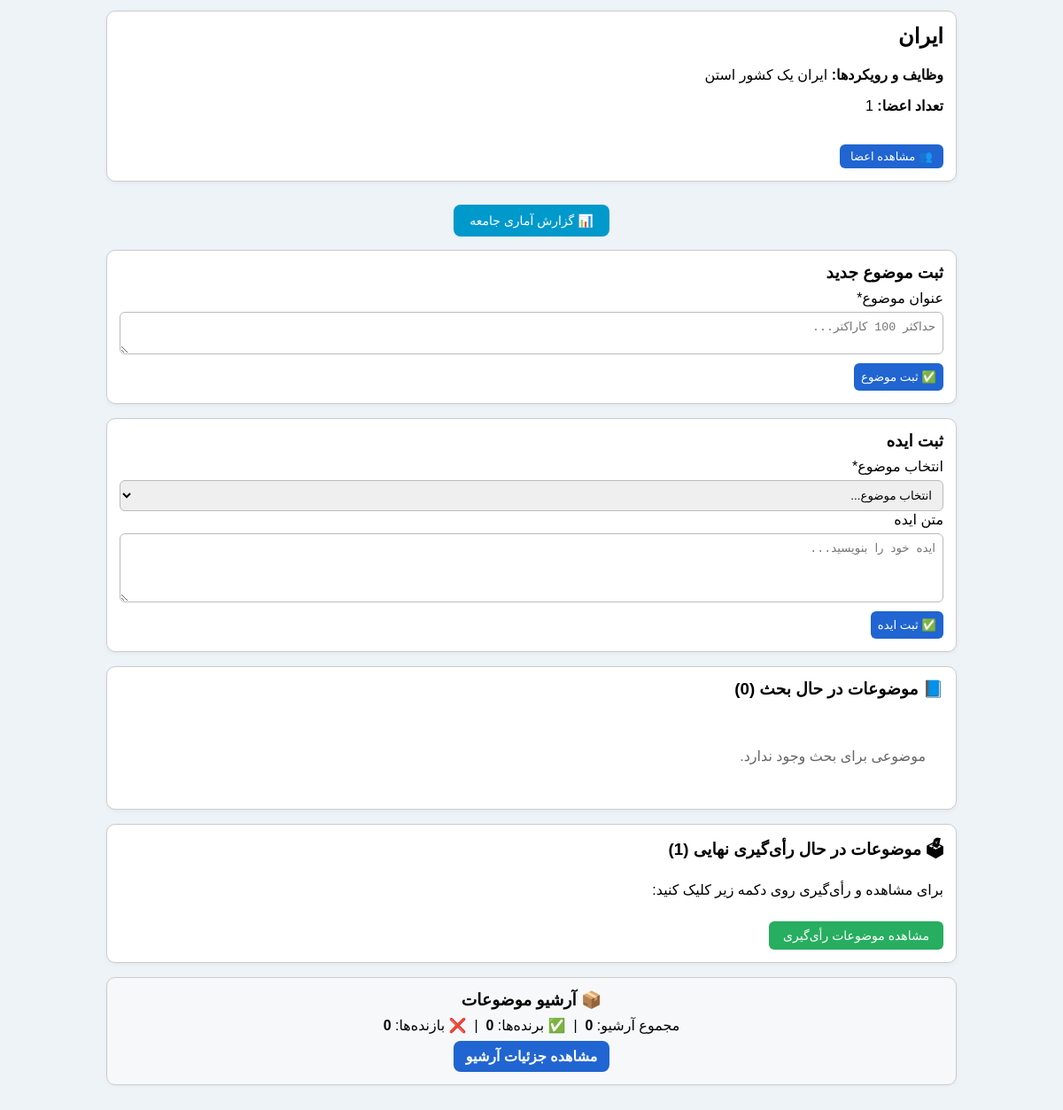
The page /community.php?id=20 (signed in) on the database its author committed.
### tables this page shows
CREATE TABLE `communities` (
  `id` int(11) NOT NULL,
  `name` varchar(255) NOT NULL,
  `approach` text NOT NULL,
  `description` text DEFAULT NULL,
  `creator_id` int(11) NOT NULL,
  `members_count` int(11) DEFAULT 0,
  `created_at` timestamp NOT NULL DEFAULT current_timestamp()
);

### community.php (the view, shortened to what this page needs)
<?php
include __DIR__ . "/db.php";
$community_id = isset($_GET['id']) ? (int)$_GET['id'] : 0;
$community = null;
if ($community_id > 0) {
    $cstmt = $conn->prepare("SELECT * FROM communities WHERE id=?");
    $cstmt->bind_param("i", $community_id);
    $cstmt->execute();
    $community = $cstmt->get_result()->fetch_assoc();
}
?>
<!DOCTYPE html>
<html lang="fa" dir="rtl">
<head>
</head>
<body>
<div class="container">
<?php if ($community): ?>
<div class="box community-header">
  <h2><?=htmlspecialchars($community['name'])?></h2>
  <p><strong>وظایف و رویکردها:</strong> <?=nl2br(htmlspecialchars($community['approach'] ?? 'بدون توضیحات'))?></p>
  <p><strong>تعداد اعضا:</strong> <?= (int)$community['members_count'] ?></p>
  <div class="members-dropdown">
    <button class="members-button">👥 مشاهده اعضا</button>
  </div>
</div>
<div style="text-align:center; margin:15px 0;">
  <a href="community_stats.php?community_id=<?= $community['id'] ?>">
    <button style="background:#0099cc;color:#fff;border:none;padding:10px 18px;border-radius:8px;font-size:14px;cursor:pointer;">
      📊 گزارش آماری جامعه
    </button>
  </a>
</div>
<div class="card-form topic-form">
  <h3>ثبت موضوع جدید</h3>
  <form action="add_topic.php" method="post">
    <label>عنوان موضوع*</label>
   <textarea name="topic_title" rows="2" maxlength="100" placeholder="حداکثر 100 کاراکتر..." required></textarea>
    <button type="submit">✅ ثبت موضوع</button>
  </form>
</div>
<div class="card-form idea-form">
  <h3>ثبت ایده</h3>
  <form action="add_idea.php" method="post">
    <label>انتخاب موضوع*</label>
    <select name="topic_id" required>
      <option value="">انتخاب موضوع...</option>
    </select>
    <label>متن ایده</label>
    <textarea name="idea_text" rows="4" required placeholder="ایده خود را بنویسید..."></textarea>
    <button type="submit">✅ ثبت ایده</button>
  </form>
</div>
<?php
$topics_count_q = $conn->prepare("SELECT COUNT(*) AS cnt FROM topics WHERE community_id=? AND closed=0");
$topics_count_q->bind_param("i", $community['id']);
$topics_count_q->execute();
$topics_count_res = $topics_count_q->get_result()->fetch_assoc();
$topics_count = (int)$topics_count_res['cnt'];
?>
<div class="box">
<h3>📘 موضوعات در حال بحث (<?= $topics_count ?>)</h3>
<div id="topics-wrapper" style="max-height:540px; overflow-y:auto; padding:10px;">
<?php
$topics_list = $conn->prepare("
    SELECT t.*,
           COUNT(tp.user_id) AS total_priority
    FROM topics t
    LEFT JOIN topic_priority_votes tp ON t.id=tp.topic_id
    WHERE t.community_id=? AND t.closed=0
    GROUP BY t.id
    ORDER BY total_priority DESC, t.id ASC
");
$topics_list->bind_param("i", $community['id']);
$topics_list->execute();
$topics_res2 = $topics_list->get_result();
if($topics_res2->num_rows == 0){
    echo "<p style='padding:10px;color:#666'>موضوعی برای بحث وجود ندارد.</p>";
}
?>
</div>
</div>
<?php
$vote_count_q = $conn->prepare("
    SELECT COUNT(*) AS cnt
    FROM topics
    WHERE community_id = ?
      AND closed = 1
      AND id IN (SELECT topic_id FROM topic_final_votes)
");
$vote_count_q->bind_param("i", $community['id']);
$vote_count_q->execute();
$vote_count_res = $vote_count_q->get_result()->fetch_assoc();
$vote_count = (int)$vote_count_res['cnt'];
?>
<div class="box">
  <h3>🗳 موضوعات در حال رأی‌گیری نهایی (<?= $vote_count ?>)</h3>
  <p>برای مشاهده و رأی‌گیری روی دکمه زیر کلیک کنید:</p>
  <a href="votes.php?community_id=<?= $community['id'] ?>">
    <button style="padding:8px 16px; font-size:14px; border-radius:6px; background:#27ae60; color:#fff; border:none; cursor:pointer;">
      مشاهده موضوعات رأی‌گیری
    </button>
  </a>
</div>
<?php
$arch_stats_q = $conn->prepare("
    SELECT t.id,
           SUM(CASE WHEN IFNULL(vb.total_votes,0)>0 AND (vb.yes_votes/vb.total_votes)*100 > 50 THEN 1 ELSE 0 END) AS winners,
           SUM(CASE WHEN IFNULL(vb.total_votes,0)=0 OR (vb.yes_votes/vb.total_votes)*100 <= 50 THEN 1 ELSE 0 END) AS losers,
           COUNT(*) AS total
    FROM topics t
    LEFT JOIN (
        SELECT topic_id,
               SUM(CASE WHEN vote_type='yes' THEN 1 ELSE 0 END) AS yes_votes,
               COUNT(*) AS total_votes
        FROM topic_voting_ballots
        GROUP BY topic_id
    ) vb ON vb.topic_id = t.id
    WHERE t.community_id=? AND t.closed=2
");
$arch_stats_q->bind_param("i", $community_id);
$arch_stats_q->execute();
$arch_stats = $arch_stats_q->get_result()->fetch_assoc();
$total_archived = (int)$arch_stats['total'];
$winners_count = (int)$arch_stats['winners'];
$losers_count  = (int)$arch_stats['losers'];
?>
<div class="card">
    <h3 style="margin:0 0 8px 0">📦 آرشیو موضوعات</h3>
    <div class="small" style="margin-bottom:8px">
        مجموع آرشیو: <strong><?= $total_archived ?></strong> &nbsp;|&nbsp;
        ✅ برنده‌ها: <strong><?= $winners_count ?></strong> &nbsp;|&nbsp;
        ❌ بازنده‌ها: <strong><?= $losers_count ?></strong>
    </div>
    <a href="archived_topics.php?community_id=<?= $community_id ?>" style="display:inline-block;padding:8px 14px;background:#2065d1;color:#fff;border-radius:8px;text-decoration:none;font-weight:bold">
        مشاهده جزئیات آرشیو
    </a>
</div>
<?php else: ?>
<div class="box">
  <p style="color:red">هیچ جامعه‌ای انتخاب نشده است.</p>
</div>
<?php endif; ?>
</div>
</body>
</html>

### community.php (style rules this page uses)
body { font-family:tahoma, Arial, sans-serif;background:#eef3f8;margin:0;padding:12px; }
.container { max-width:960px;margin:0 auto;padding:0 6px; }
.box, .card-form, .card { background:#fff;border:1px solid #ccc;border-radius:10px;padding:14px;margin-bottom:16px;box-shadow:0 2px 5px rgba(0,0,0,0.05); }
h2,h3 { margin-top:0; }
input,select,textarea,button { box-sizing:border-box; }
input[type=text], input[type=number], textarea, select { width:100%;padding:8px;margin-top:6px;border-radius:6px;border:1px solid #bbb; }
button { background:#2065d1;color:#fff;cursor:pointer;border:none;margin-top:10px;border-radius:6px;padding:8px; }
a { text-decoration:none;color:#2065d1;font-weight:bold; }
textarea { resize:vertical; }
.members-dropdown { position:relative;display:inline-block;margin-top:8px; }
.members-button { background:#2065d1;color:#fff;border:none;padding:6px 12px;border-radius:6px;cursor:pointer;font-size:13px; }
.card-form h3 { margin-top:0;margin-bottom:8px; }
.card-form input,.card-form select,.card-form textarea,.card-form button { margin-top:6px; }
.card { background:#f7f8fa;border:1px solid #ccc;text-align:center;padding:14px;border-radius:10px;box-shadow:0 1px 4px rgba(0,0,0,0.04); }

### rows shown on the page
communities: name "ایران", approach "ایران یک کشور استن", members_count "1"

### other values the page prints
$topics_count "0"
$vote_count "1"
$total_archived "0"
$winners_count "0"
$losers_count "0"
